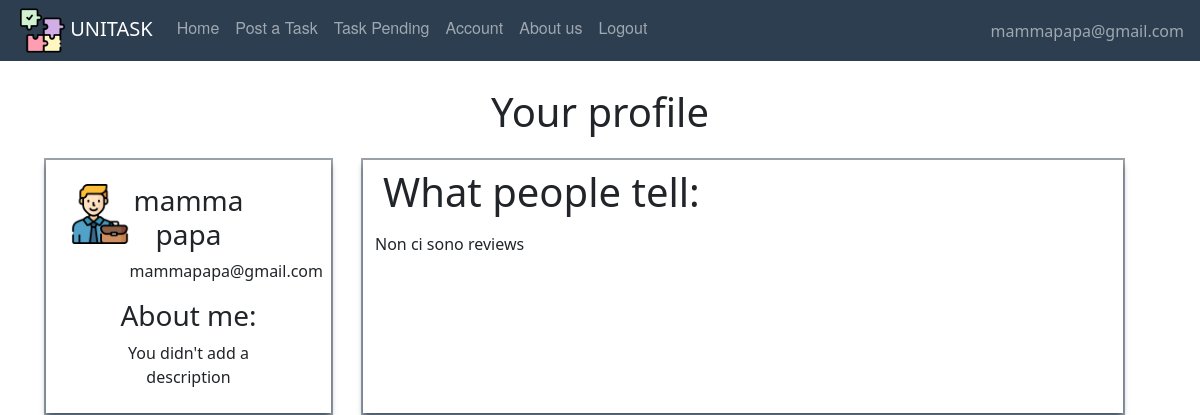
Page /account (signed in) on the earlier database version.
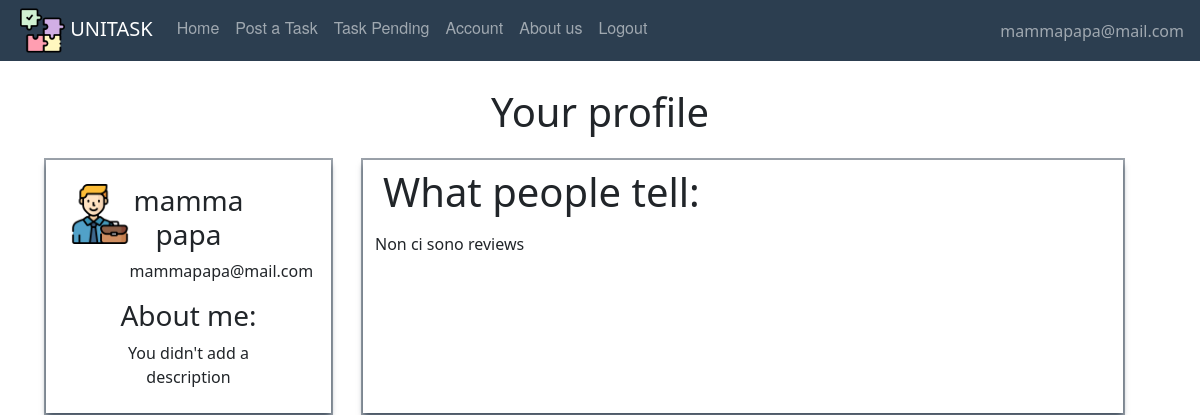
Same page on the later database version.
### website/models.py (models this page shows)
class User(db.Model, UserMixin):
    id = db.Column(db.Integer, primary_key=True)
    email = db.Column(db.String(150), unique=True)
    password = db.Column(db.String(150))
    first_name = db.Column(db.String(150))
    surname = db.Column(db.String(150))
    description = db.Column(db.String(200))
    type = db.Column(db.String(20))
    reviewsposted = db.relationship('Review', foreign_keys='Review.id_reviewer',
                                    backref='author')
    reviewsreceived = db.relationship('Review', foreign_keys='Review.id_reviewed',
                                      backref='received')
    __mapper_args__ = {
        'polymorphic_on': type,
        'polymorphic_identity': 'user',
    }

### website/views.py (the view)
@views.route('/account')
def account():
    return render_template("User/account.html", user=current_user)

### website/templates/user/account.html (shortened to what this page needs)
{% extends "base.html" %}
{% block content%}
    <br />
    <h1 align = "center">Your profile</h1>
    <div class="container">
        <div class="row">
            <div align="center" class="col-3 profile-box m-3 p-4">
                <div class="row">
                    <div class="col-2">
                        {% if user.type=='student'%}
                            <img align="left" width="60" height="60" alt="usertype" src="/static/images/pic/student.png"/>
                        {% elif user.type=='adult'%}
                            <img align="left" width="60" height="60" alt="usertype" src="/static/images/pic/worker.png"/>
                        {% endif %}
                    </div>
                    <div class="col-8">
                        <h3 class="px-2">{{user.first_name}} {{ user.surname }}</h3>
                        <p class="px-3">{{ user.email }}</p>
                        <h3>About me:</h3>
                        <div>
                            {% if user.description != None %}
                                {{ user.description }}
                            {% else %}
                                You didn't add a description
                            {% endif %}
                        </div>
                    </div>
                </div>
            </div>
            <div  class="col-8 reviews-box m-3">
                <h1 align="left" class="p-2">What people tell: </h1>
            {% if user.reviewsreceived|length !=0 %}
                {% for recens in user.reviewsreceived %}
                    <div class="box-review">
                        <h2>Reviewed by: <span class="review-author"> {{recens.author.first_name }}</span></h2>
                        <h4 class="review-title">{{ recens.title }}</h4>
                        {{ recens.text }}
                    </div>
                {% endfor %}
            {% else %}
            Non ci sono reviews
            {% endif %}
            </div>
        </div>
    </div>
{% endblock %}

### website/templates/base.html (shortened to what this page needs)
<!DOCTYPE html>
<html lang="">
  <head>
      <link href="/static/css/style.css" rel="stylesheet">
      <link href="https://cdn.jsdelivr.net/npm/bootstrap@5.0.2/dist/css/bootstrap.min.css" rel="stylesheet">
  </head>
  <body>
  <nav class="navbar fixed-top navbar-expand-lg navbar-dark">
    <ul class="navbar-nav mr-auto">
    <li>
    <a style="padding-left:1em;" class="navbar-brand" href="#">
        <img src="/static/images/pic/puzzle.png" width="45" height="45"/>
        UNITASK
    </a></li>
            {% if user.is_authenticated %}
                {% if user.type=='adult' %}
                    <li class="nav-item"><a class="nav-link" id="home" href="/">Home</a></li>
                    <li class="nav-item"><a class="nav-link" id="posttask" href="{{ url_for('adults.posttask') }}">Post a Task</a></li>
                    <li class="nav-item"><a class="nav-link" id="offer" href="/taskpending">Task Pending</a></li>
                    <li class="nav-item"><a class="nav-link" id="account" href="/account">Account</a></li>
                    <li class="nav-item"><a class="nav-link" id="aboutus" href="{{ url_for('views.about_us') }}">About us</a></li>
                    <li class="nav-item"><a class="nav-link" id="logout" href="{{ url_for('auth.logout') }}">Logout</a></li>
                    {% endif %}
                </ul>
                <ul class="navbar-nav ms-auto">
                <li class="nav-item">
                    <span style="padding-right:1em;" class="navbar-text d-flex justify-content-end">
                     {{ user.email}}
                       </span>
                </li>
                </ul>
                    {% else %}
                <li class="nav-item"><a class="nav-link" id="sign_up" href="/sign_up">Signup</a></li>
                <li class="nav-item"><a class="nav-link" id="login" href="/login">Login</a>
                <li class="nav-item"> <a class="nav-link" id="aboutus" href="/about_us">About us</a></li>
            {% endif %}
</nav>
    {% block content %}
    {% endblock %}
  </body>
</html>

### website/static/css/style.css (style rules this page uses)
body { padding-top:4em; }
.navbar { list-style-type: none; margin: 0; padding: 0; overflow: hidden; background-color: #2c3e50; }
.nav-link { display: block; color: white; text-align: center; padding: 14px 16px; text-decoration: none; font-family: "Helvetica Neue", Helvetica, Arial, sans-serif; }
.profile-box { box-shadow: rgba(6, 24, 44, 0.4) 0px 0px 0px 2px, rgba(6, 24, 44, 0.65) 0px 4px 6px -1px, rgba(255, 255, 255, 0.08) 0px 1px 0px inset; }
.reviews-box { box-shadow: rgba(6, 24, 44, 0.4) 0px 0px 0px 2px, rgba(6, 24, 44, 0.65) 0px 4px 6px -1px, rgba(255, 255, 255, 0.08) 0px 1px 0px inset; }

Differences in the rows shown:
changed User "mamma": email "mammapapa@gmail.com" → "mammapapa@mail.com"
